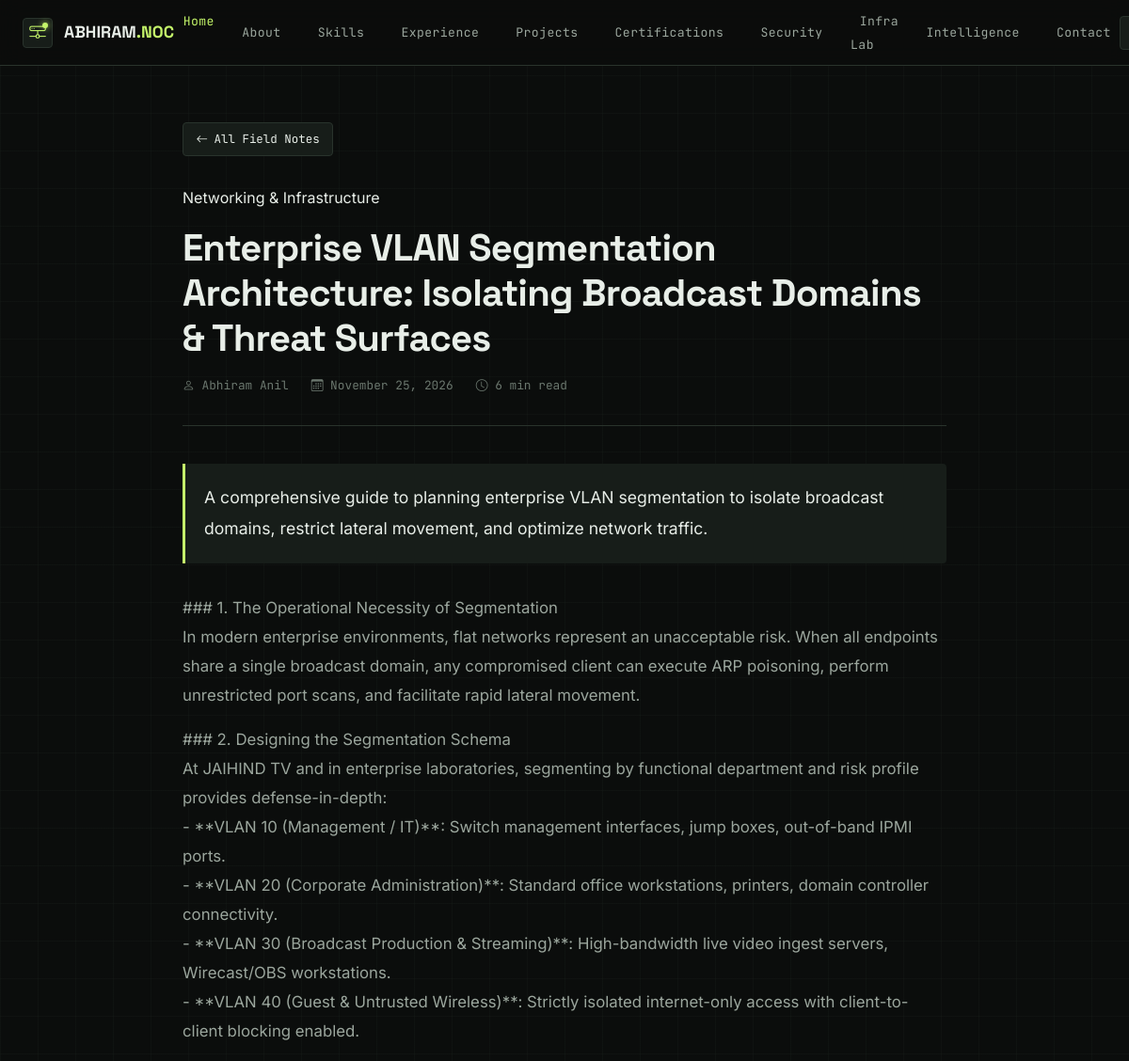
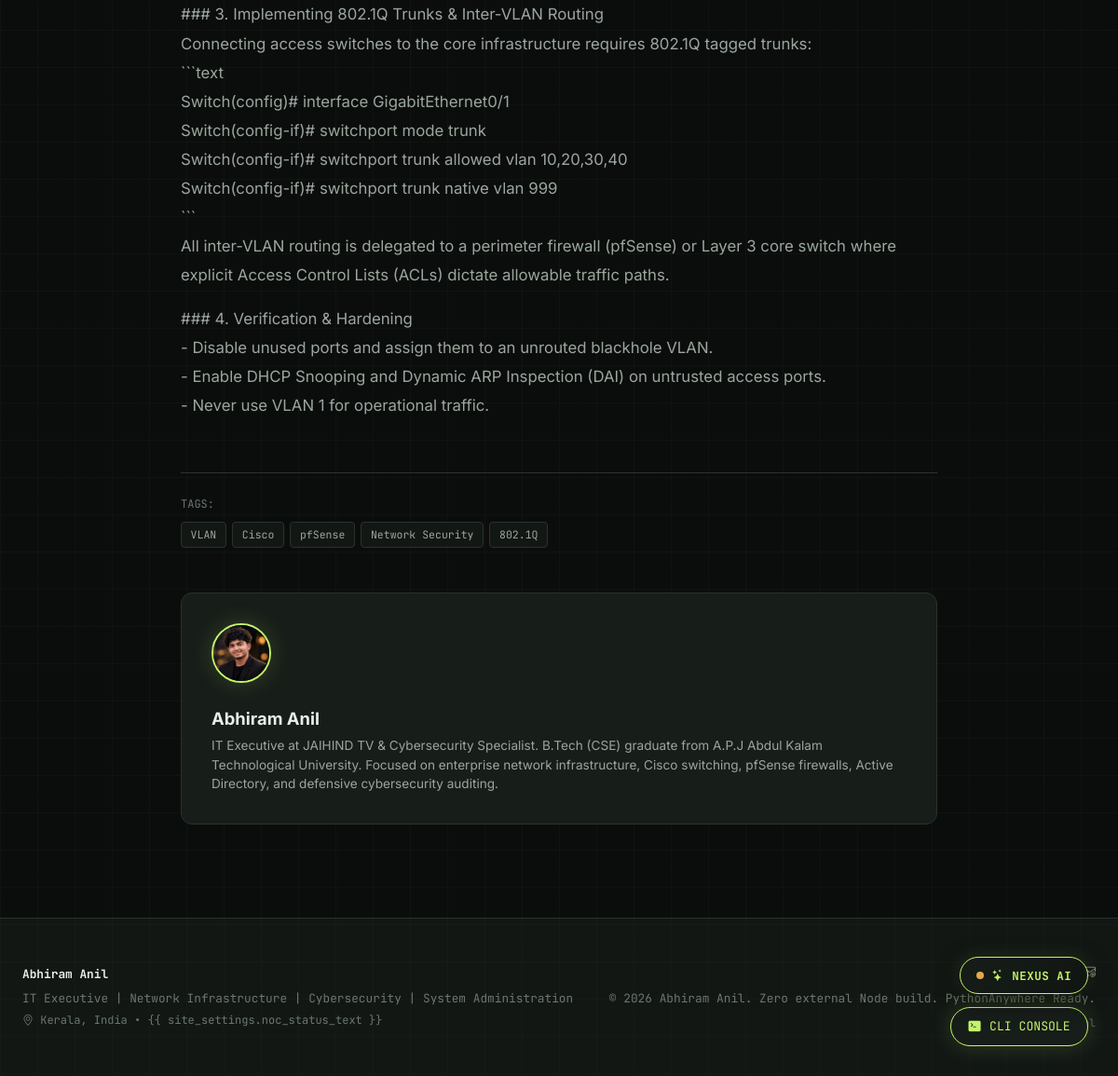
The app's page /journal/enterprise-vlan-segmentation-architecture/ with its own data (2 pictures, top to bottom).
### journal/models.py (models this page shows, shortened)
class BlogPost(models.Model):
    title = models.CharField(max_length=200)
    slug = models.SlugField(max_length=200, unique=True)
    category = models.ForeignKey(BlogCategory, related_name='posts', on_delete=models.CASCADE)
    summary = models.TextField(help_text="Short abstract / teaser")
    content = models.TextField(help_text="Full technical writeup")
    read_time_minutes = models.PositiveIntegerField(default=5)
    tags = models.CharField(max_length=200, help_text="Comma-separated tags")
    published_date = models.DateField(default=timezone.now)
    is_published = models.BooleanField(default=True)
    order = models.PositiveIntegerField(default=0)
    class Meta:
        ordering = ['order', '-published_date']
        verbose_name = "Field Note / Article"
        verbose_name_plural = "Field Notes / Articles"
    def get_tags_list(self):
        return [t.strip() for t in self.tags.split(',') if t.strip()]

class BlogCategory(models.Model):
    name = models.CharField(max_length=80, unique=True)
    slug = models.SlugField(max_length=80, unique=True)
    class Meta:
        verbose_name = "Journal Category"
        verbose_name_plural = "Journal Categories"

### portfolio/models.py (models this page shows, shortened)
class Profile(models.Model):
    full_name = models.CharField(max_length=100, default="Abhiram Anil")
    title = models.CharField(
        max_length=200,
        default="IT Executive | Network Infrastructure | Cybersecurity | System Administration"
    )
    headline = models.CharField(
        max_length=255,
        default="Building, connecting and securing digital infrastructure."
    )
    secondary_statement = models.TextField(
        default="I work across IT operations, networking, cybersecurity and software development — connecting systems, solving infrastructure problems and strengthening security."
    )
    about_text = models.TextField(
        default="Cybersecurity-driven B.Tech (CSE) graduate. Currently serving as an IT Executive, managing enterprise-level systems while pursuing specialized training in cybersecurity (threat intelligence, incident response, and network security). Proven ability to bridge the gap between core IT operations and security compliance, with a focus on mitigating vulnerabilities and hardening system architecture.\n\nI work with networking infrastructure, Cisco switches, pfSense firewalls, VLAN segmentation, Active Directory, endpoint troubleshooting and streaming infrastructure.\n\nAlongside operational IT work, I have developed practical experience in vulnerability assessment, network auditing and web application security analysis."
    )
    location = models.CharField(max_length=100, default="Kerala, India")
    email = models.EmailField(default="abhiramanil74@gmail.com")
    phone = models.CharField(max_length=30, default="+91 9656537160")
    education_summary = models.CharField(
        max_length=255,
        default="B.Tech in Computer Science and Engineering — A.P.J Abdul Kalam Technological University (April 2025)"
    )
    profile_image = models.ImageField(upload_to='profile/', blank=True, null=True)
    hero_badge_label = models.CharField(max_length=100, default="IT OPERATIONS / NETWORKING / SECURITY")
    class Meta:
        verbose_name = "Personal Profile"
        verbose_name_plural = "Personal Profile"
    @classmethod
    def load(cls):
        obj, created = cls.objects.get_or_create(pk=1)
        return obj

class SocialLink(models.Model):
    name = models.CharField(max_length=50)
    url = models.CharField(max_length=255)
    icon = models.CharField(max_length=50, default="bi-link-45deg")
    is_active = models.BooleanField(default=True)
    order = models.PositiveIntegerField(default=0)
    class Meta:
        ordering = ['order', 'name']

### journal/views.py (the view)
# urls.py: path('<slug:slug>/', views.journal_detail_view, name='detail'),
def journal_detail_view(request, slug):
    post = get_object_or_404(BlogPost, slug=slug, is_published=True)
    related_posts = BlogPost.objects.filter(
        category=post.category,
        is_published=True
    ).exclude(id=post.id)[:3]
    return render(request, 'journal/journal_detail.html', {
        'post': post,
        'related_posts': related_posts,
    })

### core/models.py (called while the page is built)
    @classmethod
    def load(cls):
        obj, created = cls.objects.get_or_create(pk=1)
        return obj

### templates/journal/journal_detail.html
{% extends 'base.html' %}
{% load static %}
{% block content %}
<section class="section-padding" style="padding-top: 130px;">
  <div class="container-custom" style="max-width: 860px;">
    <div style="margin-bottom: 2rem;">
      <a href="{% url 'journal:list' %}" class="hud-btn" style="font-size: 0.78rem;">
        <i class="bi bi-arrow-left"></i> All Field Notes
      </a>
    </div>
    <div style="border-bottom: 1px solid var(--border-color); padding-bottom: 2rem; margin-bottom: 2.5rem;">
      <span class="badge-tag" style="margin-bottom: 1rem; display: inline-block;">{{ post.category.name }}</span>
      <h1 style="font-size: 2.5rem; font-weight: 800; line-height: 1.2; margin-bottom: 1rem;">{{ post.title }}</h1>
      <div style="display: flex; flex-wrap: wrap; gap: 1.5rem; font-family: var(--font-mono); font-size: 0.8rem; color: var(--text-muted);">
        <span><i class="bi bi-person"></i> Abhiram Anil</span>
        <span><i class="bi bi-calendar3"></i> {{ post.published_date|date:"F d, Y" }}</span>
        <span><i class="bi bi-clock"></i> {{ post.read_time_minutes }} min read</span>
      </div>
    </div>
    <article style="font-size: 1.05rem; line-height: 1.85; color: var(--text-main); margin-bottom: 3.5rem;">
      <div style="background-color: var(--bg-card); border-left: 3px solid var(--accent-lime); padding: 1.25rem; border-radius: 0 var(--radius-sm) var(--radius-sm) 0; margin-bottom: 2rem; font-size: 1.1rem; color: var(--text-main);">
        {{ post.summary }}
      </div>
      <div class="editorial-body">
        {{ post.content|linebreaks }}
      </div>
    </article>
    {% if post.tags %}
    <div style="border-top: 1px solid var(--border-color); padding-top: 1.5rem; margin-bottom: 3rem;">
      <div style="font-family: var(--font-mono); font-size: 0.75rem; color: var(--text-muted); margin-bottom: 0.5rem;">TAGS:</div>
      <div class="tech-tags-list">
        {% for tag in post.get_tags_list %}
        <span class="tech-tag">{{ tag }}</span>
        {% endfor %}
      </div>
    </div>
    {% endif %}
    <div style="background-color: var(--bg-card); border: 1px solid var(--border-color); border-radius: var(--radius-lg); padding: 2rem; display: flex; align-items: center; gap: 1.5rem; flex-wrap: wrap;">
      <div style="width: 64px; height: 64px; border-radius: 50%; overflow: hidden; border: 2px solid var(--accent-lime); flex-shrink: 0; box-shadow: var(--shadow-lime);">
        <img src="{% static 'images/abhiram_anil.jpg' %}" alt="Abhiram Anil" style="width: 100%; height: 100%; object-fit: cover;">
      </div>
      <div style="flex-grow: 1;">
        <div style="font-weight: 700; font-size: 1.15rem; margin-bottom: 0.25rem;">Abhiram Anil</div>
        <div style="font-size: 0.85rem; color: var(--text-secondary); line-height: 1.5;">
          IT Executive at JAIHIND TV & Cybersecurity Specialist. B.Tech (CSE) graduate from A.P.J Abdul Kalam Technological University. Focused on enterprise network infrastructure, Cisco switching, pfSense firewalls, Active Directory, and defensive cybersecurity auditing.
        </div>
      </div>
    </div>
  </div>
</section>
{% endblock %}

### templates/base.html (shortened to what this page needs)
{% load static %}
<!DOCTYPE html>
<html lang="en" data-theme="dark">
<head>
  <link rel="stylesheet" href="https://cdn.jsdelivr.net/npm/bootstrap-icons@1.11.3/font/bootstrap-icons.min.css">
  <link rel="stylesheet" href="{% static 'css/portfolio.css' %}">
  <link rel="stylesheet" href="{% static 'css/ai-modules.css' %}">
</head>
<body>
  <header class="noc-navbar">
    <div class="container-custom navbar-inner">
      <a href="{% url 'home' %}#home" class="brand-badge">
        <div class="brand-node-icon">
          <i class="bi bi-hdd-network"></i>
        </div>
        <span>ABHIRAM<span style="color: var(--accent-lime);">.NOC</span></span>
      </a>
      <nav>
        <ul class="nav-links">
          <li><a href="{% url 'home' %}#home" class="nav-link-item active">Home</a></li>
          <li><a href="{% url 'home' %}#about" class="nav-link-item">About</a></li>
          <li><a href="{% url 'home' %}#skills" class="nav-link-item">Skills</a></li>
          <li><a href="{% url 'home' %}#experience" class="nav-link-item">Experience</a></li>
          <li><a href="{% url 'home' %}#projects" class="nav-link-item">Projects</a></li>
          {% if site_settings.show_certifications %}
          <li><a href="{% url 'home' %}#certifications" class="nav-link-item">Certifications</a></li>
          {% endif %}
          <li><a href="{% url 'home' %}#security" class="nav-link-item">Security</a></li>
          {% if site_settings.show_lab_section %}
          <li><a href="{% url 'home' %}#lab" class="nav-link-item">Infra Lab</a></li>
          {% endif %}
          <li><a href="{% url 'home' %}#network-intelligence" class="nav-link-item">Intelligence</a></li>
          <li><a href="{% url 'home' %}#contact" class="nav-link-item">Contact</a></li>
        </ul>
      </nav>
      <div class="navbar-actions">
        {% if ai_status.chat_enabled %}
        <button type="button" id="nav-nexus-btn" class="hud-btn hud-btn-icon-only" title="Ask NEXUS AI Assistant"
          aria-label="Open NEXUS AI Assistant">
        </button>
        {% endif %}
      </div>
    </div>
  </header>
  <main id="main-content">
    {% block content %}{% endblock %}
  </main>
  {% if site_settings.show_terminal_feature %}
  <div id="open-terminal-btn" class="terminal-hud-pill" role="button" tabindex="0" title="Launch Interactive Terminal">
    <i class="bi bi-terminal-fill"></i>
    <span>CLI CONSOLE</span>
  </div>
  {% endif %}
  {% include 'includes/nexus_chatbot.html' %}
  <footer class="noc-footer">
    <div class="container-custom footer-inner">
      <div>
        <div style="font-weight: 700; color: var(--text-main); margin-bottom: 0.35rem;">
          {{ profile.full_name|default:"Abhiram Anil" }}
        </div>
        <div>{{ profile.title|default:"IT Executive | Network Infrastructure | Cybersecurity" }}</div>
        <div style="font-size: 0.75rem; color: var(--text-muted); margin-top: 0.25rem;">
          <i class="bi bi-geo-alt"></i> {{ profile.location|default:"Kerala, India" }} • {{
          site_settings.noc_status_text }}
        </div>
      </div>
      <div style="text-align: right;">
        <div style="margin-bottom: 0.5rem; display: flex; gap: 1rem; justify-content: flex-end;">
          {% for link in social_links %}
          <a href="{{ link.url }}" target="_blank" rel="noopener noreferrer" style="color: var(--text-secondary);"
            title="{{ link.name }}">
            <i class="bi {{ link.icon }} fs-5"></i>
          </a>
          {% endfor %}
          <a href="mailto:{{ profile.email|default:'abhiramanil74@gmail.com' }}" style="color: var(--text-secondary);"
            title="Email">
            <i class="bi bi-envelope-at fs-5"></i>
          </a>
        </div>
        <div>&copy; {{ current_year }} Abhiram Anil. Zero external Node build. PythonAnywhere Ready.</div>
        <div style="margin-top: 0.4rem; font-size: 0.72rem; font-family: var(--font-mono);">
          {% if user.is_authenticated and user.is_staff %}
          <a href="{% url 'portal:dashboard' %}" style="color: var(--accent-lime); text-decoration: none;">
            <i class="bi bi-speedometer2"></i> NOC Operations Portal (Active)
          </a>
          &bull;
          <a href="{% url 'portal:logout' %}" style="color: var(--text-muted); text-decoration: none;">
            Logout
          </a>
          {% else %}
          <a href="{% url 'portal:login' %}" style="color: var(--text-muted); text-decoration: none; opacity: 0.75;"
            title="Authorized Operator Login">
          </a>
          {% endif %}
        </div>
      </div>
    </div>
  </footer>
</body>
</html>

### templates/includes/nexus_chatbot.html (shortened to what this page needs)
{% if ai_status.chat_enabled %}
<button type="button"
        id="nexus-launcher-btn"
        class="nexus-launcher-btn {% if not ai_status.api_key_configured %}offline{% endif %}"
        aria-label="Open NEXUS AI Networking & Cybersecurity Assistant"
        title="Ask NEXUS AI (Networking, Security & Portfolio)">
  <span class="nexus-launcher-dot"></span>
  <i class="bi bi-stars"></i>
  <span>NEXUS AI</span>
</button>
{% endif %}

### static/css/ai-modules.css (style rules this page uses)
.nexus-launcher-btn { position: fixed; bottom: 5.5rem; right: 2rem; display: inline-flex; align-items: center; gap: 0.55rem; padding: 0.65rem 1.05rem; background: linear-gradient(135deg, #161d18 0%, #101512 100%); border: 1px solid var(--accent-lime); border-radius: var(--radius-pill); color: var(--accent-lime); font-family: var(--font-mono); font-size: 0.78rem; font-weight: 700; letter-spacing: 0.04em; cursor: pointer; z-index: 9992; box-shadow: 0 6px 24px rgba(0, 0, 0, 0.55), 0 0 18px rgba(196, 245, 106, 0.16); transition: transform var(--transition-fast), box-shadow var(--transition-fast), background-color var(--transition-fast); }
.nexus-launcher-dot { width: 8px; height: 8px; border-radius: 50%; background-color: var(--accent-lime); box-shadow: 0 0 8px var(--accent-lime); animation: pulseDot 2s infinite; }
.nexus-launcher-btn.offline .nexus-launcher-dot { background-color: var(--accent-amber); box-shadow: none; animation: none; }

### records on screen
BlogPost: category.name "Networking & Infrastructure", title "Enterprise VLAN Segmentation Architecture: Isolating Broadcast Domains & Threat Surfaces", published_date "November 25, 2026", read_time_minutes "6", summary "A comprehensive guide to planning enterprise VLAN segmentation to isolate broadcast domains, restrict lateral movement, and optimize network traffic.", content "### 1. The Operational Necessity of Segmentation In modern enterprise environments, flat networks represent an unacceptable risk. When all endpoints share a single broadcast domain, any compromised client can execute ARP poisoning, perform unrestricted port scans, and facilitate rapid lateral movement. ### 2. Designing the Segmentation Schema At JAIHIND TV and in enterprise laboratories, segmenting by functional department and risk profile provides defense-in-depth: - **VLAN 10 (Management / IT)**: Switch management interfaces, jump boxes, out-of-band IPMI ports. - **VLAN 20 (Corporate Administration)**: Standard office workstations, printers, domain controller connectivity. - **VLAN 30…"
Profile: full_name "Abhiram Anil", title|Network "IT Executive | Network Infrastructure | Cybersecurity | System Administration", location "Kerala, India"

### other values on screen
{{ tag }} "VLAN" "Cisco" "pfSense" "Network Security" "802.1Q"
